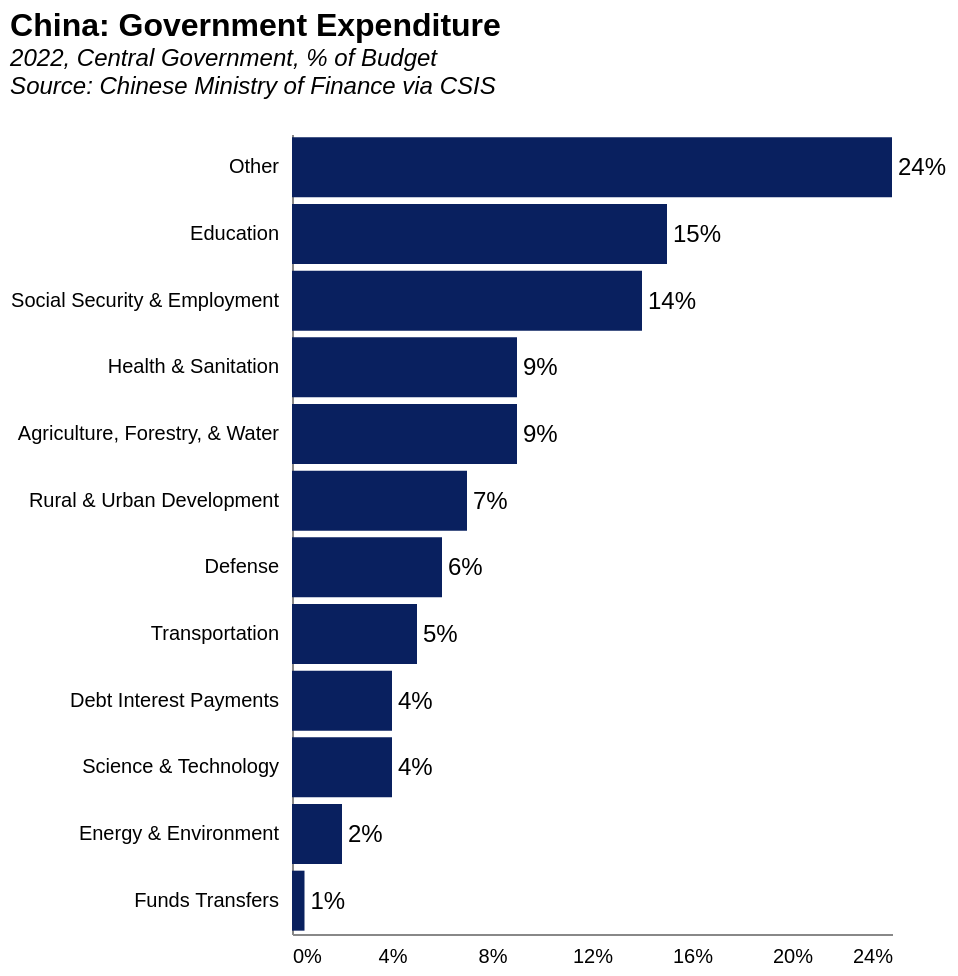

Source (Vega-Lite JSON):
### Vega-Lite specification from a JSON file in a GitHub repository (floating-point values rounded to 4 significant figures)
{"config": {"axisX": {"labelPadding": 6, "tickOpacity": 0, "title": null, "grid": false, "ticks": false, "labelSeparation": 10}, "axisY": {"title": null, "grid": false, "tickOpacity": 0}, "title": {"fontSize": 16, "subtitleFontSize": 12, "subtitleFontStyle": "italic", "anchor": "start", "color": "black"}, "view": {"stroke": "transparent"}}, "layer": [{"mark": {"type": "bar", "color": "rgb(9, 32, 95)"}, "encoding": {"x": {"axis": {"format": "%"}, "field": "Value", "title": "", "type": "quantitative"}, "y": {"field": "Category", "sort": "-x", "title": "", "type": "nominal"}}}, {"mark": {"type": "text", "align": "left", "baseline": "middle", "dx": 3, "fontSize": 12}, "encoding": {"text": {"field": "Value", "format": ".0%", "type": "quantitative"}, "x": {"axis": {"format": "%"}, "field": "Value", "title": "", "type": "quantitative"}, "y": {"field": "Category", "sort": "-x", "title": "", "type": "nominal"}}}], "data": {"name": "data-9944322b623acc0d5a6b436608af1bf6"}, "height": 400, "title": {"text": "China: Government Expenditure", "subtitle": ["2022, Central Government, % of Budget", "Source: Chinese Ministry of Finance via CSIS", ""]}, "width": 300, "$schema": "https://vega.github.io/schema/vega-lite/v5.8.0.json", "datasets": {"data-9944322b623acc0d5a6b436608af1bf6": [{"Category": "Education", "Share": "15%", "Value": 0.15}, {"Category": "Social Security & Employment", "Share": "14%", "Value": 0.14}, {"Category": "Health & Sanitation", "Share": "9%", "Value": 0.09}, {"Category": "Agriculture, Forestry, & Water", "Share": "9%", "Value": 0.09}, {"Category": "Rural & Urban Development", "Share": "7%", "Value": 0.07}, {"Category": "Defense", "Share": "6%", "Value": 0.06}, {"Category": "Transportation", "Share": "5%", "Value": 0.05}, {"Category": "Debt Interest Payments", "Share": "4%", "Value": 0.04}, {"Category": "Science & Technology", "Share": "4%", "Value": 0.04}, {"Category": "Energy & Environment", "Share": "2%", "Value": 0.02}, {"Category": "Funds Transfers", "Share": "0.5%", "Value": 0.005}, {"Category": "Other", "Share": "24%", "Value": 0.24}]}}
